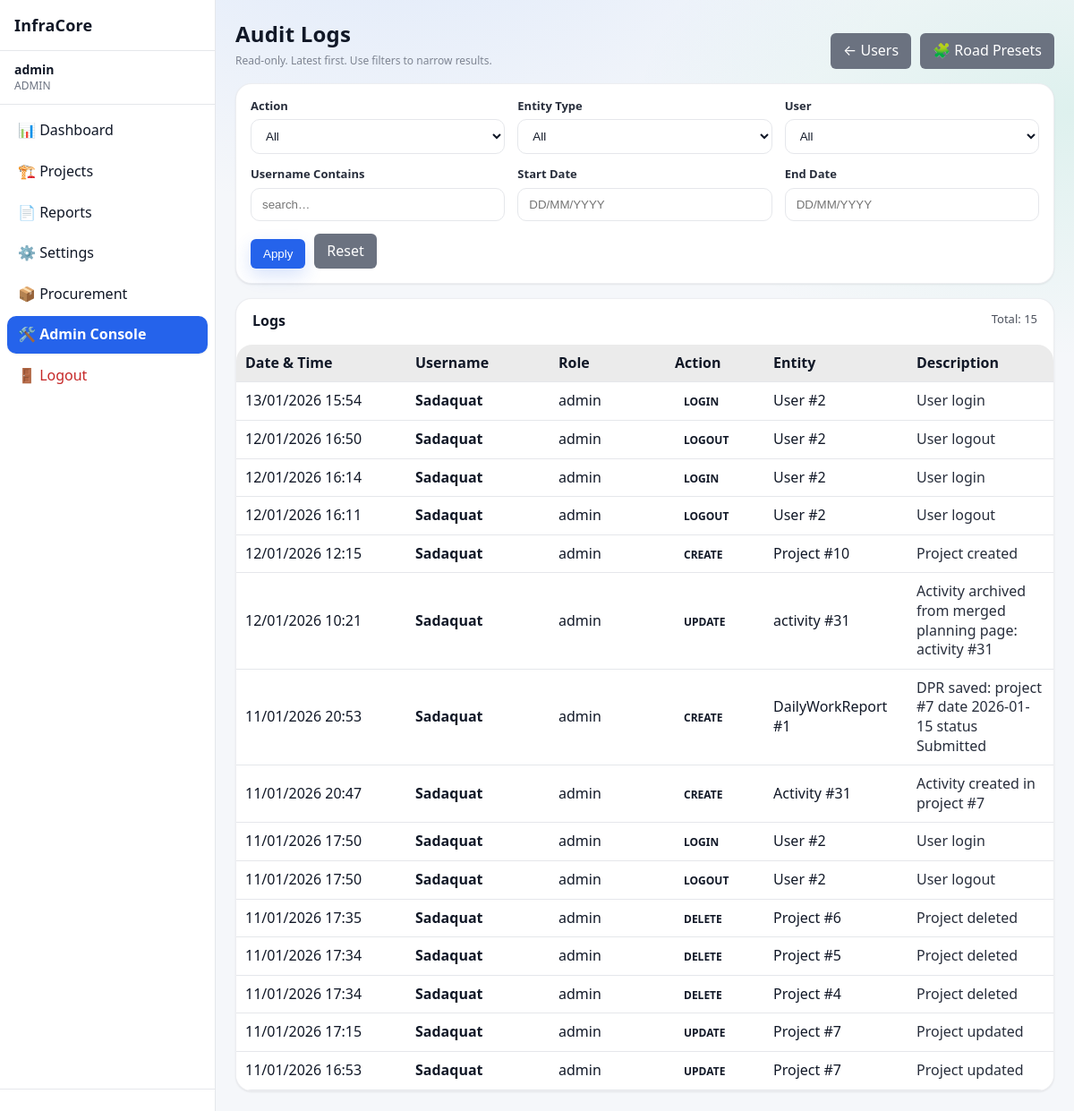
Before: /admin/logs (signed in) with the older database file.
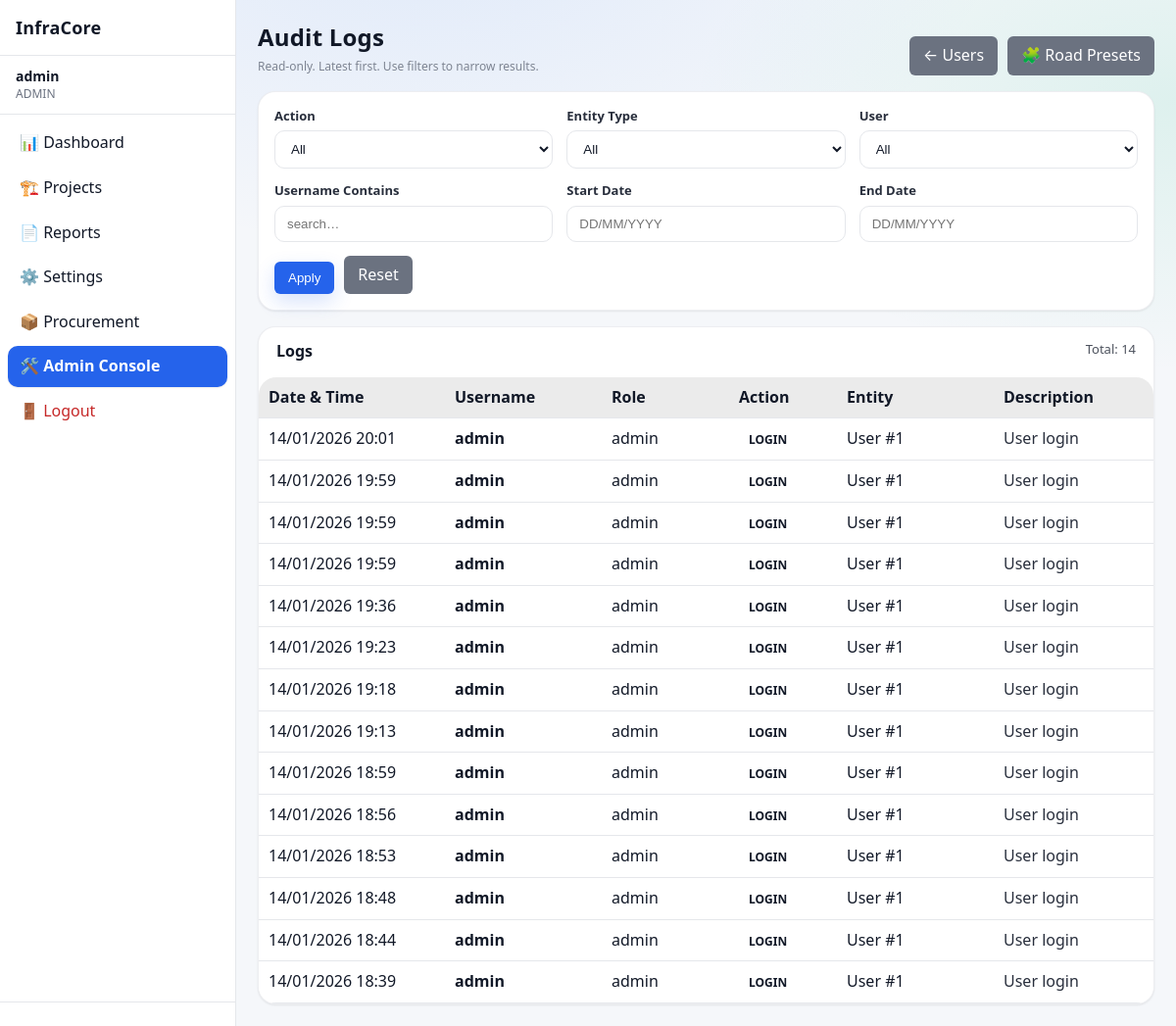
After: the same page with the newer database file.
### app/models/activity_log.py (models this page shows)
class ActivityLog(Base):
    __tablename__ = "activity_logs"
    __table_args__ = (
        Index("ix_activity_logs_created_at", "created_at"),
        Index("ix_activity_logs_user_id", "user_id"),
    )
    id = Column(Integer, primary_key=True, index=True)
    user_id = Column(Integer, ForeignKey("users.id"), nullable=True)
    username = Column(String(150), nullable=False)
    role = Column(String(50), nullable=True)
    action = Column(String(20), nullable=False)  # CREATE, UPDATE, DELETE, ARCHIVE, LOGIN, LOGOUT
    entity_type = Column(String(50), nullable=True)  # Project, Activity, Material, User, Execution
    entity_id = Column(Integer, nullable=True)
    description = Column(Text, nullable=True)
    old_value = Column(Text, nullable=True)  # JSON string
    new_value = Column(Text, nullable=True)  # JSON string
    ip_address = Column(String(64), nullable=True)
    created_at = Column(DateTime, default=datetime.utcnow, nullable=False)
    details = Column(String, nullable=True)
    timestamp = Column(DateTime, default=datetime.utcnow)

### app/routes/admin.py (the view)
@router.get("/logs", response_class=HTMLResponse)
def audit_logs_page(
    request: Request,
    page: int = 1,
    action: str | None = None,
    entity_type: str | None = None,
    user_id: int | None = None,
    username: str | None = None,
    start_date: str | None = None,
    end_date: str | None = None,
    db: Session = Depends(get_db),
):
    admin = admin_guard(request)
    if not admin:
        return RedirectResponse("/dashboard", status_code=302)
    page_size = 50
    page = max(page, 1)
    q = db.query(ActivityLog)
    if action:
        q = q.filter(ActivityLog.action == action)
    if entity_type:
        q = q.filter(ActivityLog.entity_type == entity_type)
    if user_id is not None:
        q = q.filter(ActivityLog.user_id == user_id)
    if username:
        q = q.filter(ActivityLog.username.ilike(f"%{username.strip()}%"))
    def _parse_d(s: str | None) -> date | None:
        if not s:
            return None
        try:
            return parse_date_ddmmyyyy_or_iso(str(s))
        except Exception:
            return None
    sd = _parse_d(start_date)
    ed = _parse_d(end_date)
    if sd:
        q = q.filter(ActivityLog.created_at >= datetime.combine(sd, time.min))
    if ed:
        q = q.filter(ActivityLog.created_at <= datetime.combine(ed, time.max))
    total = q.count()
    logs = (
        q.order_by(ActivityLog.created_at.desc())
        .offset((page - 1) * page_size)
        .limit(page_size)
        .all()
    )
    actions = [r[0] for r in db.query(ActivityLog.action).distinct().order_by(ActivityLog.action).all() if r and r[0]]
    entity_types = [r[0] for r in db.query(ActivityLog.entity_type).distinct().order_by(ActivityLog.entity_type).all() if r and r[0]]
    users = (
        db.query(ActivityLog.user_id, ActivityLog.username)
        .filter(ActivityLog.user_id.isnot(None))
        .distinct()
        .order_by(ActivityLog.username.asc())
        .all()
    )
    return templates.TemplateResponse(
        "admin/logs.html",
        {
            "request": request,
            "user": admin,
            "logs": logs,
            "page": page,
            "page_size": page_size,
            "total": total,
            "actions": actions,
            "entity_types": entity_types,
            "users": users,
            "filters": {
                "action": action or "",
                "entity_type": entity_type or "",
                "user_id": user_id if user_id is not None else "",
                "username": username or "",
                "start_date": start_date or "",
                "end_date": end_date or "",
            },
        },
    )

### app/templates/admin/logs.html (shortened to what this page needs)
{% extends "base.html" %}
{% block content %}
<div class="page-header" style="display:flex;justify-content:space-between;align-items:flex-end;gap:12px;flex-wrap:wrap;margin-bottom:16px">
    <div>
        <h1 class="page-title" style="margin-bottom:6px">Audit Logs</h1>
        <div class="help-text">Read-only. Latest first. Use filters to narrow results.</div>
    </div>
    <div style="display:flex;gap:10px;flex-wrap:wrap">
        <a href="/admin/users" class="btn-secondary" style="text-decoration:none">← Users</a>
        <a href="/admin/presets/road" class="btn-secondary" style="text-decoration:none">🧩 Road Presets</a>
    </div>
</div>
<div class="card" style="padding:16px;margin-bottom:16px">
    <form method="get" action="/admin/logs" class="form-grid">
        <div class="form-group">
            <label>Action</label>
            <select name="action">
                <option value="">All</option>
            </select>
        </div>
        <div class="form-group">
            <label>Entity Type</label>
            <select name="entity_type">
                <option value="">All</option>
            </select>
        </div>
        <div class="form-group">
            <label>User</label>
            <select name="user_id">
                <option value="">All</option>
            </select>
        </div>
        <div class="form-group">
            <label>Username Contains</label>
            <input type="text" name="username" value="{{ filters.username }}" placeholder="search…">
        </div>
        <div class="form-group">
            <label>Start Date</label>
            <input type="text" name="start_date" value="{{ filters.start_date|ddmmyyyy }}" placeholder="DD/MM/YYYY" inputmode="numeric" pattern="[0-9]{2}/[0-9]{2}/[0-9]{4}">
        </div>
        <div class="form-group">
            <label>End Date</label>
            <input type="text" name="end_date" value="{{ filters.end_date|ddmmyyyy }}" placeholder="DD/MM/YYYY" inputmode="numeric" pattern="[0-9]{2}/[0-9]{2}/[0-9]{4}">
        </div>
        <div class="form-group" style="display:flex;align-items:flex-end;gap:10px">
            <button class="btn-primary" type="submit">Apply</button>
            <a class="btn-secondary" href="/admin/logs" style="text-decoration:none">Reset</a>
        </div>
    </form>
</div>
<div class="card" style="padding:0">
    <div style="padding:14px 18px;border-bottom:1px solid rgba(255,255,255,0.08);display:flex;justify-content:space-between;gap:12px;flex-wrap:wrap">
        <strong>Logs</strong>
        <span style="opacity:0.75;font-size:13px">
            Total: {{ total }}
        </span>
    </div>
    <table class="table" style="margin:0">
        <thead>
            <tr style="background:rgba(255,255,255,0.04)">
                <th style="width:170px">Date &amp; Time</th>
                <th style="width:140px">Username</th>
                <th style="width:110px">Role</th>
                <th style="width:90px">Action</th>
                <th style="width:140px">Entity</th>
                <th>Description</th>
            </tr>
        </thead>
        <tbody>
            {% if logs and logs|length > 0 %}
                {% for l in logs %}
                    <tr style="border-bottom:1px solid rgba(255,255,255,0.05)">
                        <td style="white-space:nowrap">{{ l.created_at|ddmmyyyy_dt }}</td>
                        <td><strong>{{ l.username }}</strong></td>
                        <td>{{ l.role or "" }}</td>
                        <td>
                            <span class="badge badge-info">{{ l.action }}</span>
                        </td>
                        <td>
                            {{ l.entity_type or "" }}
                            {% if l.entity_id %}
                                #{{ l.entity_id }}
                            {% endif %}
                        </td>
                        <td style="opacity:0.9">{{ l.description or l.details or "" }}</td>
                    </tr>
                {% endfor %}
            {% else %}
                <tr>
                    <td colspan="6" style="padding:24px;text-align:center;opacity:0.75">
                        No audit logs found for the selected filters.
                    </td>
                </tr>
            {% endif %}
        </tbody>
    </table>
</div>
{% set total_pages = (total // page_size) + (1 if total % page_size else 0) %}
{% endblock %}

### app/templates/base.html (shortened to what this page needs)
<!DOCTYPE html>
<html lang="en">
<head>
    <link rel="stylesheet" href="/static/css/style.css">
    <link rel="stylesheet" href="/static/css/ui_v2.css">
</head>
<body>
<div class="layout">
    <aside class="sidebar">
        <div class="sidebar-header">
            <h2>InfraCore</h2>
        </div>
        {% if user is defined and user is not none %}
        <div class="sidebar-user">
            <strong>{{ user["username"] }}</strong>
            <span class="role">
                {{ user["role"] | upper }}
            </span>
        </div>
        <nav class="sidebar-nav">
            <a href="/dashboard"
               class="{% if request.url.path == '/dashboard' %}active{% endif %}">
                📊 Dashboard
            </a>
            <a href="/projects"
               class="{% if request.url.path.startswith('/projects') %}active{% endif %}">
                🏗️ Projects
            </a>
            {% set can_reports = (user["role"] in ["admin", "manager"]) or (project_role in ["admin", "manager"]) %}
            {% if can_reports %}
            <a href="/reports"
               class="{% if request.url.path.startswith('/reports') %}active{% endif %}">
                📄 Reports
            </a>
            {% endif %}
            <a href="/settings"
               class="{% if request.url.path == '/settings' %}active{% endif %}">
                ⚙️ Settings
            </a>
            {% set can_procure = (user["role"] in ["admin", "manager"]) or (project_role in ["admin", "manager"]) %}
            {% if can_procure %}
            <a href="{% if project_id %}/procurement/{{ project_id }}{% else %}/procurement{% endif %}"
               class="{% if request.url.path.startswith('/procurement') %}active{% endif %}">
                📦 Procurement
            </a>
            {% endif %}
            {% if user["role"] == "admin" %}
            <a href="/admin/users"
               class="{% if request.url.path.startswith('/admin') %}active{% endif %}">
                🛠️ Admin Console
            </a>
            {% endif %}
            <a href="/logout" class="danger">
                🚪 Logout
            </a>
        </nav>
        <div class="sidebar-footer"></div>
        {% endif %}
    </aside>
    <main class="main">
        <div class="container">
            {% block content %}{% endblock %}
        </div>
    </main>
</div>
</body>
</html>

### static/css/style.css (style rules this page uses)
body { font-family: Arial, Helvetica, sans-serif; margin: 0; background-color: var(--bg); color: var(--text); }
.container { padding: 20px; }
input, select, textarea { padding: 6px; border-radius: 4px; border: 1px solid var(--border); background: var(--card); color: var(--text); }
table { width: 100%; border-collapse: collapse; background: var(--card); }
th { background: rgba(0,0,0,0.05); text-align: left; }
th, td { padding: 10px; border-bottom: 1px solid var(--border); }
button, .button { padding: 6px 12px; border-radius: 4px; border: none; cursor: pointer; background: var(--btn); color: white; text-decoration: none; }
:root { --bg: #f5f7fa; --bg-secondary: #ffffff; --bg-primary: #f5f7fa; --text: #111827; --text-muted: #6b7280; --card: #ffffff; --nav: #1f2937; --border: #e5e7eb; --border-color: #e5e7eb; --btn: #2563eb; --hover-bg: rgba(37, 99, 235, 0.1); --accent-color: #2563eb; }
html, body, table, th, td, input, select, textarea, button, .button { transition: background-color 0.3s ease, color 0.3s ease, border-color 0.3s ease; }
.layout { display: flex; min-height: 100vh; }
.sidebar { width: 240px; background: var(--bg-secondary); border-right: 1px solid var(--border-color); display: flex; flex-direction: column; }
.sidebar-header { padding: 16px; font-size: 18px; font-weight: bold; border-bottom: 1px solid var(--border-color); }
.sidebar-user { padding: 12px 16px; border-bottom: 1px solid var(--border-color); font-size: 14px; }
.sidebar-user .role { display: block; font-size: 12px; color: var(--text-muted); }
.sidebar-nav { flex: 1; padding: 8px; }
.sidebar-nav a { display: block; padding: 10px 12px; margin-bottom: 4px; border-radius: 6px; color: var(--text); text-decoration: none; }
.sidebar-nav a.active { background: var(--accent-color); color: #ffffff; font-weight: 600; }
.sidebar-nav a.danger { color: #c62828; }
.sidebar-footer { padding: 12px; border-top: 1px solid var(--border-color); }
.main { flex: 1; background: var(--bg-primary); }
.page-title { margin-bottom: 20px; font-size: 26px; font-weight: 600; }
.card { background: var(--card); border-radius: 10px; padding: 16px; box-shadow: 0 4px 12px rgba(0,0,0,0.06); }
.form-grid { display: grid; grid-template-columns: repeat(auto-fit, minmax(240px, 1fr)); gap: 16px; }
.form-grid label { font-size: 13px; opacity: 0.9; }
.form-grid input { width: 100%; }
.badge { padding: 4px 10px; border-radius: 12px; font-size: 12px; font-weight: bold; }

### app/templates/base.html (style rules this page uses)
a, a:visited { color: var(--text); text-decoration: none; }
label { color: var(--text); font-weight: 600; margin-bottom: 6px; }
.help-text { font-size: 12px; color: var(--text-muted); margin-top: 6px; }
.form-grid { display: grid; grid-template-columns: repeat(auto-fit, minmax(240px, 1fr)); gap: 14px; }
.btn-primary { background: var(--btn); color: #fff; padding: 9px 14px; border-radius: 6px; border: none; cursor: pointer; }
.btn-secondary { background: #6b7280; color: #fff; padding: 9px 14px; border-radius: 6px; border: none; cursor: pointer; }

Changed rows visible on the page:
removed ActivityLog: created_at|ddmmyyyy_dt "13/01/2026 15:54", username "Sadaquat", role "admin", action "LOGIN", entity_type "User", entity_id "2", description "User login"
changed ActivityLog (number 1 of 14 on the later page): created_at|ddmmyyyy_dt "12/01/2026 16:50" → "14/01/2026 20:01"; username "Sadaquat" → "admin"; action "LOGOUT" → "LOGIN"; entity_id "2" → "1"; description "User logout" → "User login"
changed ActivityLog (number 2 of 14 on the later page): created_at|ddmmyyyy_dt "12/01/2026 16:14" → "14/01/2026 19:59"; username "Sadaquat" → "admin"; entity_id "2" → "1"
changed ActivityLog (number 3 of 14 on the later page): created_at|ddmmyyyy_dt "12/01/2026 16:11" → "14/01/2026 19:59"; username "Sadaquat" → "admin"; action "LOGOUT" → "LOGIN"; entity_id "2" → "1"; description "User logout" → "User login"
changed ActivityLog (number 4 of 14 on the later page): created_at|ddmmyyyy_dt "12/01/2026 12:15" → "14/01/2026 19:59"; username "Sadaquat" → "admin"; action "CREATE" → "LOGIN"; entity_type "Project" → "User"; entity_id "10" → "1"; description "Project created" → "User login"
changed ActivityLog (number 5 of 14 on the later page): created_at|ddmmyyyy_dt "12/01/2026 10:21" → "14/01/2026 19:36"; username "Sadaquat" → "admin"; action "UPDATE" → "LOGIN"; entity_type "activity" → "User"; entity_id "31" → "1"; description "Activity archived from merged planning page: activity #31" → "User login"
changed ActivityLog (number 6 of 14 on the later page): created_at|ddmmyyyy_dt "11/01/2026 20:53" → "14/01/2026 19:23"; username "Sadaquat" → "admin"; action "CREATE" → "LOGIN"; entity_type "DailyWorkReport" → "User"; description "DPR saved: project #7 date 2026-01-15 status Submitted" → "User login"
changed ActivityLog (number 7 of 14 on the later page): created_at|ddmmyyyy_dt "11/01/2026 20:47" → "14/01/2026 19:18"; username "Sadaquat" → "admin"; action "CREATE" → "LOGIN"; entity_type "Activity" → "User"; entity_id "31" → "1"; description "Activity created in project #7" → "User login"
changed ActivityLog (number 8 of 14 on the later page): created_at|ddmmyyyy_dt "11/01/2026 17:50" → "14/01/2026 19:13"; username "Sadaquat" → "admin"; entity_id "2" → "1"
changed ActivityLog (number 9 of 14 on the later page): created_at|ddmmyyyy_dt "11/01/2026 17:50" → "14/01/2026 18:59"; username "Sadaquat" → "admin"; action "LOGOUT" → "LOGIN"; entity_id "2" → "1"; description "User logout" → "User login"
changed ActivityLog (number 10 of 14 on the later page): created_at|ddmmyyyy_dt "11/01/2026 17:35" → "14/01/2026 18:56"; username "Sadaquat" → "admin"; action "DELETE" → "LOGIN"; entity_type "Project" → "User"; entity_id "6" → "1"; description "Project deleted" → "User login"
changed ActivityLog (number 11 of 14 on the later page): created_at|ddmmyyyy_dt "11/01/2026 17:34" → "14/01/2026 18:53"; username "Sadaquat" → "admin"; action "DELETE" → "LOGIN"; entity_type "Project" → "User"; entity_id "5" → "1"; description "Project deleted" → "User login"
changed ActivityLog (number 12 of 14 on the later page): created_at|ddmmyyyy_dt "11/01/2026 17:34" → "14/01/2026 18:48"; username "Sadaquat" → "admin"; action "DELETE" → "LOGIN"; entity_type "Project" → "User"; entity_id "4" → "1"; description "Project deleted" → "User login"
changed ActivityLog (number 13 of 14 on the later page): created_at|ddmmyyyy_dt "11/01/2026 17:15" → "14/01/2026 18:44"; username "Sadaquat" → "admin"; action "UPDATE" → "LOGIN"; entity_type "Project" → "User"; entity_id "7" → "1"; description "Project updated" → "User login"
changed ActivityLog (number 14 of 14 on the later page): created_at|ddmmyyyy_dt "11/01/2026 16:53" → "14/01/2026 18:39"; username "Sadaquat" → "admin"; action "UPDATE" → "LOGIN"; entity_type "Project" → "User"; entity_id "7" → "1"; description "Project updated" → "User login"
Other visible differences:
{{ total }}: "15" → "14"
